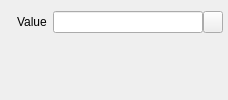
     <widget class="QWidget" name="page_4">
      <layout class="QHBoxLayout" name="horizontalLayout_7">
       <item>
        <layout class="QFormLayout" name="formLayout_6">
         <property name="fieldGrowthPolicy">
          <enum>QFormLayout::AllNonFixedFieldsGrow</enum>
         </property>
         <property name="formAlignment">
          <set>Qt::AlignRight|Qt::AlignTop|Qt::AlignTrailing</set>
         </property>
         <property name="horizontalSpacing">
          <number>6</number>
         </property>
         <property name="verticalSpacing">
          <number>6</number>
         </property>
         <item row="0" column="0">
          <widget class="QLabel" name="label_8">
           <property name="text">
            <string>Value</string>
           </property>
          </widget>
         </item>
         <item row="0" column="1">
          <layout class="QHBoxLayout" name="horizontalLayout_5">
           <property name="spacing">
            <number>0</number>
           </property>
           <item>
            <widget class="QLineEdit" name="RandomStringValue">
             <property name="minimumSize">
              <size>
               <width>150</width>
               <height>0</height>
              </size>
             </property>
             <property name="maximumSize">
              <size>
               <width>150</width>
               <height>16777215</height>
              </size>
             </property>
             <property name="text">
              <string notr="true"/>
             </property>
            </widget>
           </item>
           <item>
            <widget class="QPushButton" name="RandomStringEdit">
             <property name="minimumSize">
              <size>
               <width>20</width>
               <height>0</height>
              </size>
             </property>
             <property name="maximumSize">
              <size>
               <width>20</width>
               <height>16777215</height>
              </size>
             </property>
             <property name="text">
              <string/>
             </property>
             <property name="icon">
              <iconset>
               <normaloff>:/engine/images/edit.png</normaloff>:/engine/images/edit.png</iconset>
             </property>
             <property name="iconSize">
              <size>
               <width>14</width>
               <height>14</height>
              </size>
             </property>
            </widget>
           </item>
          </layout>
         </item>
        </layout>
       </item>
      </layout>
     </widget>
